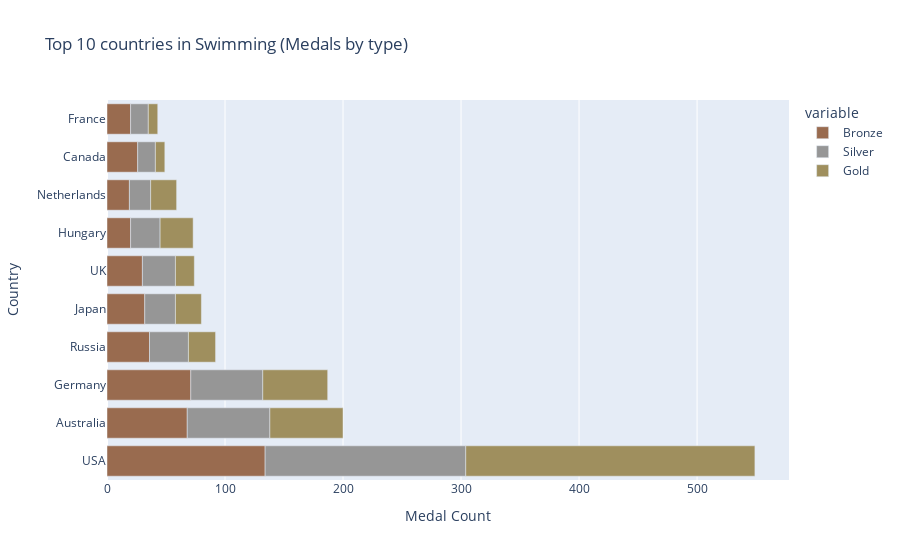

Write notebook code for a chart like this one.
### Code cell
swimming = df[df["Sport"] == "Swimming"]
swimming = swimming[swimming["Medal"].notna()]
swimming = swimming.drop_duplicates(["Year", "Event", "Season", "Medal", "NOC"])
medals = (swimming.groupby(["region", "Medal"])
        .size().unstack(fill_value=0)) 

medals["Total"] = medals["Gold"] + medals["Silver"] + medals["Bronze"] 
top10 = medals.sort_values(by="Total", ascending=False).head(10).reset_index()

medal_values = ["Bronze", "Silver", "Gold"]


fig = px.bar(
    top10,x=medal_values, y="region",
    color_discrete_map={"Gold":"#9F8F5E", "Silver": "#969696", "Bronze": "#996B4F"},
    labels={
        "region": "Country",
        "value": "Medal Count"
    },
    title="Top 10 countries in Swimming (Medals by type)"
)
fig.show()

### Figure 1 — Plotly figure (JSON) as saved in the notebook; plotly's stock layout.template omitted (floating-point values rounded to 4 significant figures)
{"data": [{"hovertemplate": "variable=Bronze<br>Medal Count=%{x}<br>Country=%{y}<extra></extra>", "legendgroup": "Bronze", "marker": {"color": "#996B4F", "pattern": {"shape": ""}}, "name": "Bronze", "orientation": "h", "showlegend": true, "textposition": "auto", "type": "bar", "x": [134, 68, 71, 36, 32, 30, 20, 19, 26, 20], "xaxis": "x", "y": ["USA", "Australia", "Germany", "Russia", "Japan", "UK", "Hungary", "Netherlands", "Canada", "France"], "yaxis": "y"}, {"hovertemplate": "variable=Silver<br>Medal Count=%{x}<br>Country=%{y}<extra></extra>", "legendgroup": "Silver", "marker": {"color": "#969696", "pattern": {"shape": ""}}, "name": "Silver", "orientation": "h", "showlegend": true, "textposition": "auto", "type": "bar", "x": [170, 70, 61, 33, 26, 28, 25, 18, 15, 15], "xaxis": "x", "y": ["USA", "Australia", "Germany", "Russia", "Japan", "UK", "Hungary", "Netherlands", "Canada", "France"], "yaxis": "y"}, {"hovertemplate": "variable=Gold<br>Medal Count=%{x}<br>Country=%{y}<extra></extra>", "legendgroup": "Gold", "marker": {"color": "#9F8F5E", "pattern": {"shape": ""}}, "name": "Gold", "orientation": "h", "showlegend": true, "textposition": "auto", "type": "bar", "x": [245, 62, 55, 23, 22, 16, 28, 22, 8, 8], "xaxis": "x", "y": ["USA", "Australia", "Germany", "Russia", "Japan", "UK", "Hungary", "Netherlands", "Canada", "France"], "yaxis": "y"}], "layout": {"barmode": "relative", "legend": {"title": {"text": "variable"}, "tracegroupgap": 0}, "title": {"text": "Top 10 countries in Swimming (Medals by type)"}, "xaxis": {"anchor": "y", "domain": [0, 1], "title": {"text": "Medal Count"}}, "yaxis": {"anchor": "x", "domain": [0, 1], "title": {"text": "Country"}}}}
